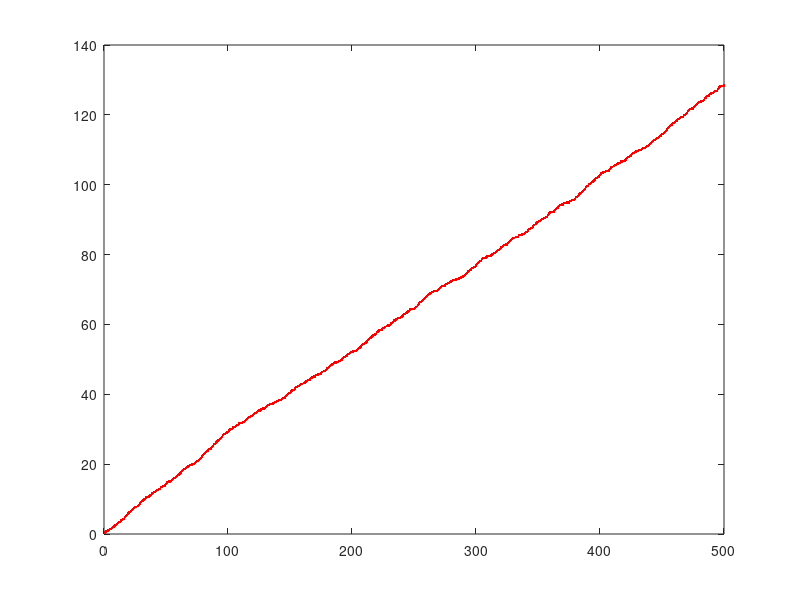

Recreate this plot in MATLAB.
%{
    Author: Sai Himal Allu
    Course: ECN-614
    Instructor: Dr Debashis Ghosh
    Email: sallu@ec.iitr.ac.in

    The following module is intended to be a part of the solution set to an ECN-614 
    assignement that was undertaken by the author as a part of his regular coursework 
    for Spring 2020 semester. Duplication of any part of this assignment without the 
    prior permission of the author is strictly prohibited.
%}

%{
    Question:
        Given the measured positions s(k) at time instants k = 1, 2, ..., a Kalman filter is used
        to recursively estimate the position and velocity of the truck at all times. Write a
        MATLAB program for the same.
        Generate an arbitrary test sequence of 500 samples of measured truck positions as
        s(k) = s(k − 1) + r(k), 1 ≤ k ≤ 500, where r(k) is a random number distributed
        uniformly in the range 0 to 0.5, and s(0) = 0.
        Assuming that the initial state distribution is Gaussian with zero mean and identity
        covariance matrix, i.e. N (0, I), run the above program to estimate the position of the
        truck at all times till k = 501. Hence, plot the measured path of the truck, estimated
        path and the error in estimating the position of the truck.

%}

%{
    Solution Idea:
        Generate the observed positions of the truck by using the relation given in the question.
        Use the Kalman filter principles to estimate the actual position of the truck. These positions 
        are then plotted. The Kalman filter principles which are used in this solution set uses the 
        relations defined in Simon Haykin's Adaptive Filter Theory
   
%}

clear all;
clc;
clf;

%%define the meta-variables
duration = 500;                                                  %number of samples
dt = 1;                                                         %sampling interval

F = [1 dt; 0 1] ;                                               %state transition matrix
C = [1 0];                                                      %measurement matrix

%%initial distribution of states is over a N(0, I) 
mu = [0 0];
sigma = [1 0; 0 1];
rng('default')                                                  %set seed for reproducibility
Q_estimate = mvnrnd(mu, sigma, 1);                              %simulate a initial state from N(0, I)
Q_estimate = Q_estimate';

G = zeros(2, 1);                                                %initialize kalman gain
K = eye(2);                                                     %initialize the K matrix as defined in the question
Ez = 0.25;                                                      %covariance matrix for gps error
Ex = 1 * [dt^4/4 dt^3/2; dt^3/2 dt^2];                          %covariance error matrix for acceleration  


%Generate the measured values for the positions
rng(0, 'twister')                                               %set seed for reproducability
r = 0.5 .* rand(duration, 1);                                   %uniform distribution between 0 and 0.5
S_measured = zeros(duration, 1); 

for k=1:duration
    if k == 1
        S_measured(k) = r(k);
    else
        S_measured(k) = S_measured(k-1) + r(k);
    end
end

disp("Run the Kalman filtering on the measured positions");

S_estimate = [];                                                %array for storing kalman estimated values of truck position
vel_estimate = [];                                              %array for stroing kalman estimated values of truck velocity

for t = 1: dt: duration
    
    R = C * K * C' + Ez;                                        %
    
    G = F * K * C' * inv(R);                                    %compute the kalman gain

    alpha_t = S_measured(t) - C *  Q_estimate;                  %calculate the innovation
    
    Q_estimate = F * Q_estimate + G * alpha_t;                  %update the state estimate
    
    S_estimate = [S_estimate; Q_estimate(1)];                   %store position estimate for plotting
    
    vel_estimate = [vel_estimate, Q_estimate(2)];               %store velocity estimate for plotting
    
    k_hat = K - F * G * C * K;                                  

    K = F * k_hat * F' + Ex;                                    %update the covariance estimate

end


error_sig = S_estimate - S_measured;                            %calculate the error signal between the estimated and the measured values 

% Plot the results
figure(1);
plot(S_measured, '-r.');

figure(2);
plot(S_estimate, '-g.');

figure(3);
plot(error_sig,  '-k.');  